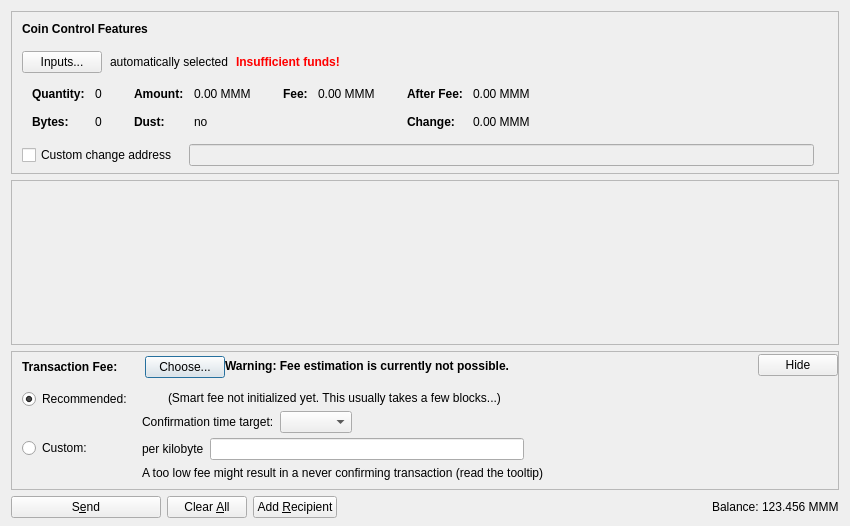
<?xml version="1.0" encoding="UTF-8"?>
<ui version="4.0">
 <class>SendCoinsDialog</class>
 <widget class="QDialog" name="SendCoinsDialog">
  <property name="geometry">
   <rect>
    <x>0</x>
    <y>0</y>
    <width>850</width>
    <height>526</height>
   </rect>
  </property>
  <property name="windowTitle">
   <string>Send Coins</string>
  </property>
  <layout class="QVBoxLayout" name="verticalLayout" stretch="0,1,0,0">
   <property name="bottomMargin">
    <number>8</number>
   </property>
   <item>
    <widget class="QFrame" name="frameCoinControl">
     <property name="sizePolicy">
      <sizepolicy hsizetype="Expanding" vsizetype="Expanding">
       <horstretch>0</horstretch>
       <verstretch>0</verstretch>
      </sizepolicy>
     </property>
     <property name="maximumSize">
      <size>
       <width>16777215</width>
       <height>16777215</height>
      </size>
     </property>
     <property name="frameShape">
      <enum>QFrame::StyledPanel</enum>
     </property>
     <property name="frameShadow">
      <enum>QFrame::Sunken</enum>
     </property>
     <layout class="QVBoxLayout" name="verticalLayoutCoinControl2">
      <property name="spacing">
       <number>0</number>
      </property>
      <property name="leftMargin">
       <number>0</number>
      </property>
      <property name="topMargin">
       <number>0</number>
      </property>
      <property name="rightMargin">
       <number>0</number>
      </property>
      <property name="bottomMargin">
       <number>6</number>
      </property>
      <item>
       <layout class="QVBoxLayout" name="verticalLayoutCoinControl" stretch="0,0,0,0,1">
        <property name="spacing">
         <number>0</number>
        </property>
        <property name="leftMargin">
         <number>10</number>
        </property>
        <property name="topMargin">
         <number>10</number>
        </property>
        <item>
         <layout class="QHBoxLayout" name="horizontalLayoutCoinControl1">
          <property name="bottomMargin">
           <number>15</number>
          </property>
          <item>
           <widget class="QLabel" name="labelCoinControlFeatures">
            <property name="sizePolicy">
             <sizepolicy hsizetype="Preferred" vsizetype="Maximum">
              <horstretch>0</horstretch>
              <verstretch>0</verstretch>
             </sizepolicy>
            </property>
            <property name="font">
             <font>
              <weight>75</weight>
              <bold>true</bold>
             </font>
            </property>
            <property name="styleSheet">
             <string notr="true">font-weight:bold;</string>
            </property>
            <property name="text">
             <string>Coin Control Features</string>
            </property>
           </widget>
          </item>
         </layout>
        </item>
        <item>
         <layout class="QHBoxLayout" name="horizontalLayoutCoinControl2" stretch="0,0,0,0">
          <property name="spacing">
           <number>8</number>
          </property>
          <property name="bottomMargin">
           <number>10</number>
          </property>
          <item>
           <widget class="QPushButton" name="pushButtonCoinControl">
            <property name="styleSheet">
             <string notr="true"/>
            </property>
            <property name="text">
             <string>Inputs...</string>
            </property>
            <property name="autoDefault">
             <bool>false</bool>
            </property>
           </widget>
          </item>
          <item>
           <widget class="QLabel" name="labelCoinControlAutomaticallySelected">
            <property name="text">
             <string>automatically selected</string>
            </property>
            <property name="margin">
             <number>5</number>
            </property>
           </widget>
          </item>
          <item>
           <widget class="QLabel" name="labelCoinControlInsuffFunds">
            <property name="font">
             <font>
              <weight>75</weight>
              <bold>true</bold>
             </font>
            </property>
            <property name="styleSheet">
             <string notr="true">color:red;font-weight:bold;</string>
            </property>
            <property name="text">
             <string>Insufficient funds!</string>
            </property>
            <property name="margin">
             <number>5</number>
            </property>
           </widget>
          </item>
          <item>
           <spacer name="horizontalSpacerCoinControl">
            <property name="orientation">
             <enum>Qt::Horizontal</enum>
            </property>
            <property name="sizeHint" stdset="0">
             <size>
              <width>40</width>
              <height>1</height>
             </size>
            </property>
           </spacer>
          </item>
         </layout>
        </item>
        <item>
         <widget class="QWidget" name="widgetCoinControl" native="true">
          <property name="sizePolicy">
           <sizepolicy hsizetype="Preferred" vsizetype="Preferred">
            <horstretch>0</horstretch>
            <verstretch>0</verstretch>
           </sizepolicy>
          </property>
          <property name="minimumSize">
           <size>
            <width>0</width>
            <height>0</height>
           </size>
          </property>
          <property name="styleSheet">
           <string notr="true"/>
          </property>
          <layout class="QHBoxLayout" name="horizontalLayoutCoinControl5">
           <property name="leftMargin">
            <number>0</number>
           </property>
           <property name="topMargin">
            <number>0</number>
           </property>
           <property name="rightMargin">
            <number>0</number>
           </property>
           <property name="bottomMargin">
            <number>0</number>
           </property>
           <item>
            <layout class="QHBoxLayout" name="horizontalLayoutCoinControl3" stretch="0,0,0,1">
             <property name="spacing">
              <number>20</number>
             </property>
             <property name="topMargin">
              <number>0</number>
             </property>
             <property name="bottomMargin">
              <number>10</number>
             </property>
             <item>
              <layout class="QFormLayout" name="formLayoutCoinControl1">
               <property name="horizontalSpacing">
                <number>10</number>
               </property>
               <property name="verticalSpacing">
                <number>14</number>
               </property>
               <property name="leftMargin">
                <number>10</number>
               </property>
               <property name="topMargin">
                <number>4</number>
               </property>
               <property name="rightMargin">
                <number>6</number>
               </property>
               <item row="0" column="0">
                <widget class="QLabel" name="labelCoinControlQuantityText">
                 <property name="font">
                  <font>
                   <weight>75</weight>
                   <bold>true</bold>
                  </font>
                 </property>
                 <property name="text">
                  <string>Quantity:</string>
                 </property>
                 <property name="margin">
                  <number>0</number>
                 </property>
                </widget>
               </item>
               <item row="0" column="1">
                <widget class="QLabel" name="labelCoinControlQuantity">
                 <property name="cursor">
                  <cursorShape>IBeamCursor</cursorShape>
                 </property>
                 <property name="contextMenuPolicy">
                  <enum>Qt::ActionsContextMenu</enum>
                 </property>
                 <property name="text">
                  <string notr="true">0</string>
                 </property>
                 <property name="margin">
                  <number>0</number>
                 </property>
                 <property name="textInteractionFlags">
                  <set>Qt::LinksAccessibleByMouse|Qt::TextSelectableByKeyboard|Qt::TextSelectableByMouse</set>
                 </property>
                </widget>
               </item>
               <item row="1" column="0">
                <widget class="QLabel" name="labelCoinControlBytesText">
                 <property name="font">
                  <font>
                   <weight>75</weight>
                   <bold>true</bold>
                  </font>
                 </property>
                 <property name="text">
                  <string>Bytes:</string>
                 </property>
                </widget>
               </item>
               <item row="1" column="1">
                <widget class="QLabel" name="labelCoinControlBytes">
                 <property name="cursor">
                  <cursorShape>IBeamCursor</cursorShape>
                 </property>
                 <property name="contextMenuPolicy">
                  <enum>Qt::ActionsContextMenu</enum>
                 </property>
                 <property name="text">
                  <string notr="true">0</string>
                 </property>
                 <property name="textInteractionFlags">
                  <set>Qt::LinksAccessibleByMouse|Qt::TextSelectableByKeyboard|Qt::TextSelectableByMouse</set>
                 </property>
                </widget>
               </item>
              </layout>
             </item>
             <item>
              <layout class="QFormLayout" name="formLayoutCoinControl2">
               <property name="horizontalSpacing">
                <number>10</number>
               </property>
               <property name="verticalSpacing">
                <number>14</number>
               </property>
               <property name="leftMargin">
                <number>6</number>
               </property>
               <property name="topMargin">
                <number>4</number>
               </property>
               <property name="rightMargin">
                <number>6</number>
               </property>
               <item row="0" column="0">
                <widget class="QLabel" name="labelCoinControlAmountText">
                 <property name="font">
                  <font>
                   <weight>75</weight>
                   <bold>true</bold>
                  </font>
                 </property>
                 <property name="text">
                  <string>Amount:</string>
                 </property>
                 <property name="margin">
                  <number>0</number>
                 </property>
                </widget>
               </item>
               <item row="0" column="1">
                <widget class="QLabel" name="labelCoinControlAmount">
                 <property name="cursor">
                  <cursorShape>IBeamCursor</cursorShape>
                 </property>
                 <property name="contextMenuPolicy">
                  <enum>Qt::ActionsContextMenu</enum>
                 </property>
                 <property name="text">
                  <string notr="true">0.00 MMM</string>
                 </property>
                 <property name="textInteractionFlags">
                  <set>Qt::LinksAccessibleByMouse|Qt::TextSelectableByKeyboard|Qt::TextSelectableByMouse</set>
                 </property>
                </widget>
               </item>
               <item row="1" column="0">
                <widget class="QLabel" name="labelCoinControlLowOutputText">
                 <property name="font">
                  <font>
                   <weight>75</weight>
                   <bold>true</bold>
                  </font>
                 </property>
                 <property name="text">
                  <string>Dust:</string>
                 </property>
                </widget>
               </item>
               <item row="1" column="1">
                <widget class="QLabel" name="labelCoinControlLowOutput">
                 <property name="cursor">
                  <cursorShape>IBeamCursor</cursorShape>
                 </property>
                 <property name="contextMenuPolicy">
                  <enum>Qt::ActionsContextMenu</enum>
                 </property>
                 <property name="text">
                  <string notr="true">no</string>
                 </property>
                 <property name="textInteractionFlags">
                  <set>Qt::LinksAccessibleByMouse|Qt::TextSelectableByKeyboard|Qt::TextSelectableByMouse</set>
                 </property>
                </widget>
               </item>
              </layout>
             </item>
             <item>
              <layout class="QFormLayout" name="formLayoutCoinControl3">
               <property name="horizontalSpacing">
                <number>10</number>
               </property>
               <property name="verticalSpacing">
                <number>14</number>
               </property>
               <property name="leftMargin">
                <number>6</number>
               </property>
               <property name="topMargin">
                <number>4</number>
               </property>
               <property name="rightMargin">
                <number>6</number>
               </property>
               <item row="0" column="0">
                <widget class="QLabel" name="labelCoinControlFeeText">
                 <property name="font">
                  <font>
                   <weight>75</weight>
                   <bold>true</bold>
                  </font>
                 </property>
                 <property name="text">
                  <string>Fee:</string>
                 </property>
                 <property name="margin">
                  <number>0</number>
                 </property>
                </widget>
               </item>
               <item row="0" column="1">
                <widget class="QLabel" name="labelCoinControlFee">
                 <property name="cursor">
                  <cursorShape>IBeamCursor</cursorShape>
                 </property>
                 <property name="contextMenuPolicy">
                  <enum>Qt::ActionsContextMenu</enum>
                 </property>
                 <property name="text">
                  <string notr="true">0.00 MMM</string>
                 </property>
                 <property name="textInteractionFlags">
                  <set>Qt::LinksAccessibleByMouse|Qt::TextSelectableByKeyboard|Qt::TextSelectableByMouse</set>
                 </property>
                </widget>
               </item>
              </layout>
             </item>
             <item>
              <layout class="QFormLayout" name="formLayoutCoinControl4">
               <property name="horizontalSpacing">
                <number>10</number>
               </property>
               <property name="verticalSpacing">
                <number>14</number>
               </property>
               <property name="leftMargin">
                <number>6</number>
               </property>
               <property name="topMargin">
                <number>4</number>
               </property>
               <property name="rightMargin">
                <number>6</number>
               </property>
               <item row="0" column="0">
                <widget class="QLabel" name="labelCoinControlAfterFeeText">
                 <property name="font">
                  <font>
                   <weight>75</weight>
                   <bold>true</bold>
                  </font>
                 </property>
                 <property name="text">
                  <string>After Fee:</string>
                 </property>
                 <property name="margin">
                  <number>0</number>
                 </property>
                </widget>
               </item>
               <item row="0" column="1">
                <widget class="QLabel" name="labelCoinControlAfterFee">
                 <property name="cursor">
                  <cursorShape>IBeamCursor</cursorShape>
                 </property>
                 <property name="contextMenuPolicy">
                  <enum>Qt::ActionsContextMenu</enum>
                 </property>
                 <property name="text">
                  <string notr="true">0.00 MMM</string>
                 </property>
                 <property name="textInteractionFlags">
                  <set>Qt::LinksAccessibleByMouse|Qt::TextSelectableByKeyboard|Qt::TextSelectableByMouse</set>
                 </property>
                </widget>
               </item>
               <item row="1" column="0">
                <widget class="QLabel" name="labelCoinControlChangeText">
                 <property name="font">
                  <font>
                   <weight>75</weight>
                   <bold>true</bold>
                  </font>
                 </property>
                 <property name="text">
                  <string>Change:</string>
                 </property>
                </widget>
               </item>
               <item row="1" column="1">
                <widget class="QLabel" name="labelCoinControlChange">
                 <property name="cursor">
                  <cursorShape>IBeamCursor</cursorShape>
                 </property>
                 <property name="contextMenuPolicy">
                  <enum>Qt::ActionsContextMenu</enum>
                 </property>
                 <property name="text">
                  <string notr="true">0.00 MMM</string>
                 </property>
                 <property name="textInteractionFlags">
                  <set>Qt::LinksAccessibleByMouse|Qt::TextSelectableByKeyboard|Qt::TextSelectableByMouse</set>
                 </property>
                </widget>
               </item>
              </layout>
             </item>
            </layout>
           </item>
          </layout>
         </widget>
        </item>
        <item>
         <layout class="QHBoxLayout" name="horizontalLayoutCoinControl4" stretch="0,0,0">
          <property name="spacing">
           <number>12</number>
          </property>
          <property name="sizeConstraint">
           <enum>QLayout::SetDefaultConstraint</enum>
          </property>
          <property name="topMargin">
           <number>5</number>
          </property>
          <property name="rightMargin">
           <number>5</number>
          </property>
          <item>
           <widget class="QCheckBox" name="checkBoxCoinControlChange">
            <property name="toolTip">
             <string>If this is activated, but the change address is empty or invalid, change will be sent to a newly generated address.</string>
            </property>
            <property name="text">
             <string>Custom change address</string>
            </property>
           </widget>
          </item>
          <item>
           <widget class="QValidatedLineEdit" name="lineEditCoinControlChange">
            <property name="enabled">
             <bool>false</bool>
            </property>
            <property name="sizePolicy">
             <sizepolicy hsizetype="Expanding" vsizetype="Fixed">
              <horstretch>0</horstretch>
              <verstretch>0</verstretch>
             </sizepolicy>
            </property>
           </widget>
          </item>
          <item>
           <widget class="QLabel" name="labelCoinControlChangeLabel">
            <property name="sizePolicy">
             <sizepolicy hsizetype="Preferred" vsizetype="Expanding">
              <horstretch>0</horstretch>
              <verstretch>0</verstretch>
             </sizepolicy>
            </property>
            <property name="minimumSize">
             <size>
              <width>0</width>
              <height>0</height>
             </size>
            </property>
            <property name="text">
             <string/>
            </property>
            <property name="margin">
             <number>3</number>
            </property>
           </widget>
          </item>
         </layout>
        </item>
        <item>
         <spacer name="verticalSpacerCoinControl">
          <property name="orientation">
           <enum>Qt::Vertical</enum>
          </property>
          <property name="sizeHint" stdset="0">
           <size>
            <width>800</width>
            <height>1</height>
           </size>
          </property>
         </spacer>
        </item>
       </layout>
      </item>
     </layout>
    </widget>
   </item>
   <item>
    <widget class="QScrollArea" name="scrollArea">
     <property name="widgetResizable">
      <bool>true</bool>
     </property>
     <widget class="QWidget" name="scrollAreaWidgetContents">
      <property name="geometry">
       <rect>
        <x>0</x>
        <y>0</y>
        <width>830</width>
        <height>104</height>
       </rect>
      </property>
      <layout class="QVBoxLayout" name="verticalLayout_2" stretch="0,1">
       <property name="leftMargin">
        <number>0</number>
       </property>
       <property name="topMargin">
        <number>0</number>
       </property>
       <property name="rightMargin">
        <number>0</number>
       </property>
       <property name="bottomMargin">
        <number>0</number>
       </property>
       <item>
        <layout class="QVBoxLayout" name="entries">
         <property name="spacing">
          <number>6</number>
         </property>
        </layout>
       </item>
       <item>
        <spacer name="verticalSpacer">
         <property name="orientation">
          <enum>Qt::Vertical</enum>
         </property>
         <property name="sizeHint" stdset="0">
          <size>
           <width>20</width>
           <height>40</height>
          </size>
         </property>
        </spacer>
       </item>
      </layout>
     </widget>
    </widget>
   </item>
   <item>
    <widget class="QFrame" name="frameFee">
     <property name="sizePolicy">
      <sizepolicy hsizetype="Expanding" vsizetype="Expanding">
       <horstretch>0</horstretch>
       <verstretch>0</verstretch>
      </sizepolicy>
     </property>
     <property name="maximumSize">
      <size>
       <width>16777215</width>
       <height>16777215</height>
      </size>
     </property>
     <property name="frameShape">
      <enum>QFrame::StyledPanel</enum>
     </property>
     <property name="frameShadow">
      <enum>QFrame::Sunken</enum>
     </property>
     <layout class="QVBoxLayout" name="verticalLayoutFee1">
      <property name="spacing">
       <number>0</number>
      </property>
      <property name="leftMargin">
       <number>0</number>
      </property>
      <property name="topMargin">
       <number>0</number>
      </property>
      <property name="rightMargin">
       <number>0</number>
      </property>
      <property name="bottomMargin">
       <number>0</number>
      </property>
      <item>
       <layout class="QVBoxLayout" name="verticalLayoutFee2" stretch="0,0,0">
        <property name="spacing">
         <number>0</number>
        </property>
        <property name="leftMargin">
         <number>10</number>
        </property>
        <property name="topMargin">
         <number>0</number>
        </property>
        <item>
         <layout class="QHBoxLayout" name="horizontalLayoutFee1">
          <property name="bottomMargin">
           <number>0</number>
          </property>
          <item>
           <layout class="QVBoxLayout" name="verticalLayoutFee7">
            <property name="spacing">
             <number>0</number>
            </property>
            <item>
             <spacer name="verticalSpacerSmartFee">
              <property name="orientation">
               <enum>Qt::Vertical</enum>
              </property>
              <property name="sizeType">
               <enum>QSizePolicy::Fixed</enum>
              </property>
              <property name="sizeHint" stdset="0">
               <size>
                <width>1</width>
                <height>4</height>
               </size>
              </property>
             </spacer>
            </item>
            <item>
             <layout class="QHBoxLayout" name="horizontalLayoutSmartFee">
              <property name="spacing">
               <number>10</number>
              </property>
              <item>
               <widget class="QLabel" name="labelFeeHeadline">
                <property name="sizePolicy">
                 <sizepolicy hsizetype="Preferred" vsizetype="Maximum">
                  <horstretch>0</horstretch>
                  <verstretch>0</verstretch>
                 </sizepolicy>
                </property>
                <property name="font">
                 <font>
                  <weight>75</weight>
                  <bold>true</bold>
                 </font>
                </property>
                <property name="styleSheet">
                 <string notr="true">font-weight:bold;</string>
                </property>
                <property name="text">
                 <string>Transaction Fee:</string>
                </property>
               </widget>
              </item>
              <item>
               <widget class="QLabel" name="labelFeeMinimized">
                <property name="text">
                 <string/>
                </property>
               </widget>
              </item>
              <item>
               <widget class="QPushButton" name="buttonChooseFee">
                <property name="text">
                 <string>Choose...</string>
                </property>
               </widget>
              </item>
             </layout>
            </item>
            <item>
             <spacer name="verticalSpacer_5">
              <property name="orientation">
               <enum>Qt::Vertical</enum>
              </property>
              <property name="sizeHint" stdset="0">
               <size>
                <width>1</width>
                <height>1</height>
               </size>
              </property>
             </spacer>
            </item>
           </layout>
          </item>
          <item>
           <widget class="QLabel" name="fallbackFeeWarningLabel">
            <property name="toolTip">
             <string>Using the fallbackfee can result in sending a transaction that will take several hours or days (or never) to confirm. Consider choosing your fee manually or wait until you have validated the complete chain.</string>
            </property>
            <property name="font">
            <font>
                <weight>75</weight>
                <bold>true</bold>
            </font>
            </property>
            <property name="text">
             <string>Warning: Fee estimation is currently not possible.</string>
            </property>
            <property name="wordWrap">
             <bool>false</bool>
            </property>
           </widget>
          </item>
          <item>
           <spacer name="horizontalSpacer_4">
            <property name="orientation">
             <enum>Qt::Horizontal</enum>
            </property>
            <property name="sizeType">
             <enum>QSizePolicy::MinimumExpanding</enum>
            </property>
            <property name="sizeHint" stdset="0">
             <size>
              <width>40</width>
              <height>20</height>
             </size>
            </property>
           </spacer>
          </item>
          <item>
           <widget class="QPushButton" name="buttonMinimizeFee">
            <property name="toolTip">
             <string>collapse fee-settings</string>
            </property>
            <property name="text">
             <string>Hide</string>
            </property>
           </widget>
          </item>
         </layout>
        </item>
        <item>
         <widget class="QFrame" name="frameFeeSelection">
          <layout class="QVBoxLayout" name="verticalLayoutFee12">
           <property name="spacing">
            <number>0</number>
           </property>
           <property name="leftMargin">
            <number>0</number>
           </property>
           <property name="topMargin">
            <number>0</number>
           </property>
           <property name="rightMargin">
            <number>0</number>
           </property>
           <property name="bottomMargin">
            <number>0</number>
           </property>
           <item>
            <layout class="QGridLayout" name="gridLayoutFee">
             <property name="topMargin">
              <number>10</number>
             </property>
             <property name="bottomMargin">
              <number>4</number>
             </property>
             <property name="horizontalSpacing">
              <number>10</number>
             </property>
             <property name="verticalSpacing">
              <number>4</number>
             </property>
             <item row="1" column="1">
              <layout class="QVBoxLayout" name="verticalLayoutFee8">
               <property name="spacing">
                <number>6</number>
               </property>
               <item>
                <layout class="QHBoxLayout" name="horizontalLayoutFee13">
                 <item>
                  <widget class="QLabel" name="labelCustomPerKilobyte">
                   <property name="toolTip">
                    <string>Specify a custom fee per kB (1,000 bytes) of the transaction's virtual size.

Note:  Since the fee is calculated on a per-byte basis, a fee of "100 satoshis per kB" for a transaction size of 500 bytes (half of 1 kB) would ultimately yield a fee of only 50 satoshis.</string>
                   </property>
                   <property name="text">
                    <string>per kilobyte</string>
                   </property>
                  </widget>
                 </item>
                 <item>
                  <widget class="BitcoinAmountField" name="customFee"/>
                 </item>
                 <item>
                  <spacer name="horizontalSpacer_6">
                   <property name="orientation">
                    <enum>Qt::Horizontal</enum>
                   </property>
                   <property name="sizeHint" stdset="0">
                    <size>
                     <width>1</width>
                     <height>1</height>
                    </size>
                   </property>
                  </spacer>
                 </item>
                </layout>
               </item>
               <item>
                <layout class="QHBoxLayout" name="horizontalLayoutFee8">
                 <item>
                  <widget class="QLabel" name="labelCustomFeeWarning">
                   <property name="enabled">
                    <bool>true</bool>
                   </property>
                   <property name="toolTip">
                    <string>When there is less transaction volume than space in the blocks, miners as well as relaying nodes may enforce a minimum fee. Paying only this minimum fee is just fine, but be aware that this can result in a never confirming transaction once there is more demand for mmm transactions than the network can process.</string>
                   </property>
                   <property name="text">
                    <string>A too low fee might result in a never confirming transaction (read the tooltip)</string>
                   </property>
                  </widget>
                 </item>
                 <item>
                  <spacer name="horizontalSpacer_2">
                   <property name="orientation">
                    <enum>Qt::Horizontal</enum>
                   </property>
                   <property name="sizeHint" stdset="0">
                    <size>
                     <width>1</width>
                     <height>1</height>
                    </size>
                   </property>
                  </spacer>
                 </item>
                </layout>
               </item>
              </layout>
             </item>
             <item row="0" column="0">
              <layout class="QVBoxLayout" name="verticalLayoutFee4" stretch="0,1">
               <item>
                <widget class="QRadioButton" name="radioSmartFee">
                 <property name="text">
                  <string>Recommended:</string>
                 </property>
                 <property name="checked">
                  <bool>true</bool>
                 </property>
                 <attribute name="buttonGroup">
                  <string notr="true">groupFee</string>
                 </attribute>
                </widget>
               </item>
               <item>
                <spacer name="verticalSpacer_2">
                 <property name="orientation">
                  <enum>Qt::Vertical</enum>
                 </property>
                 <property name="sizeHint" stdset="0">
                  <size>
                   <width>1</width>
                   <height>1</height>
                  </size>
                 </property>
                </spacer>
               </item>
              </layout>
             </item>
             <item row="1" column="0">
              <layout class="QVBoxLayout" name="verticalLayoutFee9" stretch="0,1">
               <item>
                <widget class="QRadioButton" name="radioCustomFee">
                 <property name="text">
                  <string>Custom:</string>
                 </property>
                 <attribute name="buttonGroup">
                  <string notr="true">groupFee</string>
                 </attribute>
                </widget>
               </item>
               <item>
                <spacer name="verticalSpacer_6">
                 <property name="orientation">
                  <enum>Qt::Vertical</enum>
                 </property>
                 <property name="sizeHint" stdset="0">
                  <size>
                   <width>1</width>
                   <height>1</height>
                  </size>
                 </property>
                </spacer>
               </item>
              </layout>
             </item>
             <item row="0" column="1">
              <layout class="QVBoxLayout" name="verticalLayoutFee3" stretch="0,0,1">
               <property name="spacing">
                <number>6</number>
               </property>
               <property name="topMargin">
                <number>2</number>
               </property>
               <item>
                <layout class="QHBoxLayout" name="horizontalLayoutFee12">
                 <item>
                  <widget class="QLabel" name="labelSmartFee">
                   <property name="text">
                    <string/>
                   </property>
                  </widget>
                 </item>
                 <item>
                  <widget class="QLabel" name="labelFeeEstimation">
                   <property name="text">
                    <string/>
                   </property>
                  </widget>
                 </item>
                 <item>
                  <widget class="QLabel" name="labelSmartFee2">
                   <property name="text">
                    <string>(Smart fee not initialized yet. This usually takes a few blocks...)</string>
                   </property>
                  </widget>
                 </item>
                 <item>
                  <spacer name="horizontalSpacer_5">
                   <property name="orientation">
                    <enum>Qt::Horizontal</enum>
                   </property>
                   <property name="sizeHint" stdset="0">
                    <size>
                     <width>1</width>
                     <height>1</height>
                    </size>
                   </property>
                  </spacer>
                 </item>
                </layout>
               </item>
               <item>
                <layout class="QHBoxLayout" name="horizontalLayoutFee9">
                 <item>
                  <layout class="QVBoxLayout" name="verticalLayoutFee6">
                   <item>
                    <widget class="QLabel" name="labelSmartFee3">
                     <property name="text">
                      <string>Confirmation time target:</string>
                     </property>
                    </widget>
                   </item>
                  </layout>
                 </item>
                 <item>
                  <layout class="QVBoxLayout" name="verticalLayoutFee5">
                   <property name="rightMargin">
                    <number>30</number>
                   </property>
                   <item>
                    <layout class="QHBoxLayout" name="horizontalLayoutConfTarget">
                     <property name="bottomMargin">
                      <number>0</number>
                     </property>
                     <item>
                      <widget class="QComboBox" name="confTargetSelector"/>
                     </item>
                     <item>
                      <spacer name="horizontalSpacerConfTarget">
                       <property name="orientation">
                        <enum>Qt::Horizontal</enum>
                       </property>
                       <property name="sizeHint" stdset="0">
                        <size>
                         <width>40</width>
                         <height>20</height>
                        </size>
                       </property>
                      </spacer>
                     </item>
                    </layout>
                   </item>
                  </layout>
                 </item>
                </layout>
               </item>
               <item>
                <spacer name="verticalSpacer_4">
                 <property name="orientation">
                  <enum>Qt::Vertical</enum>
                 </property>
                 <property name="sizeHint" stdset="0">
                  <size>
                   <width>1</width>
                   <height>1</height>
                  </size>
                 </property>
                </spacer>
               </item>
              </layout>
             </item>
            </layout>
           </item>
          </layout>
         </widget>
        </item>
        <item>
         <spacer name="verticalSpacerFee">
          <property name="orientation">
           <enum>Qt::Vertical</enum>
          </property>
          <property name="sizeHint" stdset="0">
           <size>
            <width>40</width>
            <height>5</height>
           </size>
          </property>
         </spacer>
        </item>
       </layout>
      </item>
     </layout>
    </widget>
   </item>
   <item>
    <layout class="QHBoxLayout" name="horizontalLayout">
     <item>
      <widget class="QPushButton" name="sendButton">
       <property name="minimumSize">
        <size>
         <width>150</width>
         <height>0</height>
        </size>
       </property>
       <property name="toolTip">
        <string>Confirm the send action</string>
       </property>
       <property name="text">
        <string>S&amp;end</string>
       </property>
       <property name="icon">
        <iconset resource="../bitcoin.qrc">
         <normaloff>:/icons/send</normaloff>:/icons/send</iconset>
       </property>
       <property name="autoDefault">
        <bool>false</bool>
       </property>
       <property name="default">
        <bool>false</bool>
       </property>
      </widget>
     </item>
     <item>
      <widget class="QPushButton" name="clearButton">
       <property name="sizePolicy">
        <sizepolicy hsizetype="Minimum" vsizetype="Fixed">
         <horstretch>0</horstretch>
         <verstretch>0</verstretch>
        </sizepolicy>
       </property>
       <property name="toolTip">
        <string>Clear all fields of the form.</string>
       </property>
       <property name="text">
        <string>Clear &amp;All</string>
       </property>
       <property name="icon">
        <iconset resource="../bitcoin.qrc">
         <normaloff>:/icons/remove</normaloff>:/icons/remove</iconset>
       </property>
       <property name="autoDefault">
        <bool>false</bool>
       </property>
      </widget>
     </item>
     <item>
      <widget class="QPushButton" name="addButton">
       <property name="toolTip">
        <string>Send to multiple recipients at once</string>
       </property>
       <property name="text">
        <string>Add &amp;Recipient</string>
       </property>
       <property name="icon">
        <iconset resource="../bitcoin.qrc">
         <normaloff>:/icons/add</normaloff>:/icons/add</iconset>
       </property>
       <property name="autoDefault">
        <bool>false</bool>
       </property>
      </widget>
     </item>
     <item>
      <spacer name="horizontalSpacer">
       <property name="orientation">
        <enum>Qt::Horizontal</enum>
       </property>
       <property name="sizeHint" stdset="0">
        <size>
         <width>40</width>
         <height>20</height>
        </size>
       </property>
      </spacer>
     </item>
     <item>
      <layout class="QHBoxLayout" name="horizontalLayout_2">
       <property name="spacing">
        <number>3</number>
       </property>
       <item>
        <widget class="QLabel" name="label">
         <property name="sizePolicy">
          <sizepolicy hsizetype="Preferred" vsizetype="Fixed">
           <horstretch>0</horstretch>
           <verstretch>0</verstretch>
          </sizepolicy>
         </property>
         <property name="text">
          <string>Balance:</string>
         </property>
        </widget>
       </item>
       <item>
        <widget class="QLabel" name="labelBalance">
         <property name="sizePolicy">
          <sizepolicy hsizetype="Preferred" vsizetype="Fixed">
           <horstretch>0</horstretch>
           <verstretch>0</verstretch>
          </sizepolicy>
         </property>
         <property name="cursor">
          <cursorShape>IBeamCursor</cursorShape>
         </property>
         <property name="text">
          <string notr="true">123.456 MMM</string>
         </property>
         <property name="textInteractionFlags">
          <set>Qt::LinksAccessibleByMouse|Qt::TextSelectableByKeyboard|Qt::TextSelectableByMouse</set>
         </property>
        </widget>
       </item>
      </layout>
     </item>
    </layout>
   </item>
  </layout>
 </widget>
 <customwidgets>
  <customwidget>
   <class>QValidatedLineEdit</class>
   <extends>QLineEdit</extends>
   <header>qt/qvalidatedlineedit.h</header>
  </customwidget>
  <customwidget>
   <class>BitcoinAmountField</class>
   <extends>QLineEdit</extends>
   <header>qt/bitcoinamountfield.h</header>
   <container>1</container>
  </customwidget>
 </customwidgets>
 <resources>
  <include location="../bitcoin.qrc"/>
 </resources>
 <connections/>
 <buttongroups>
  <buttongroup name="groupFee"/>
 </buttongroups>
</ui>
